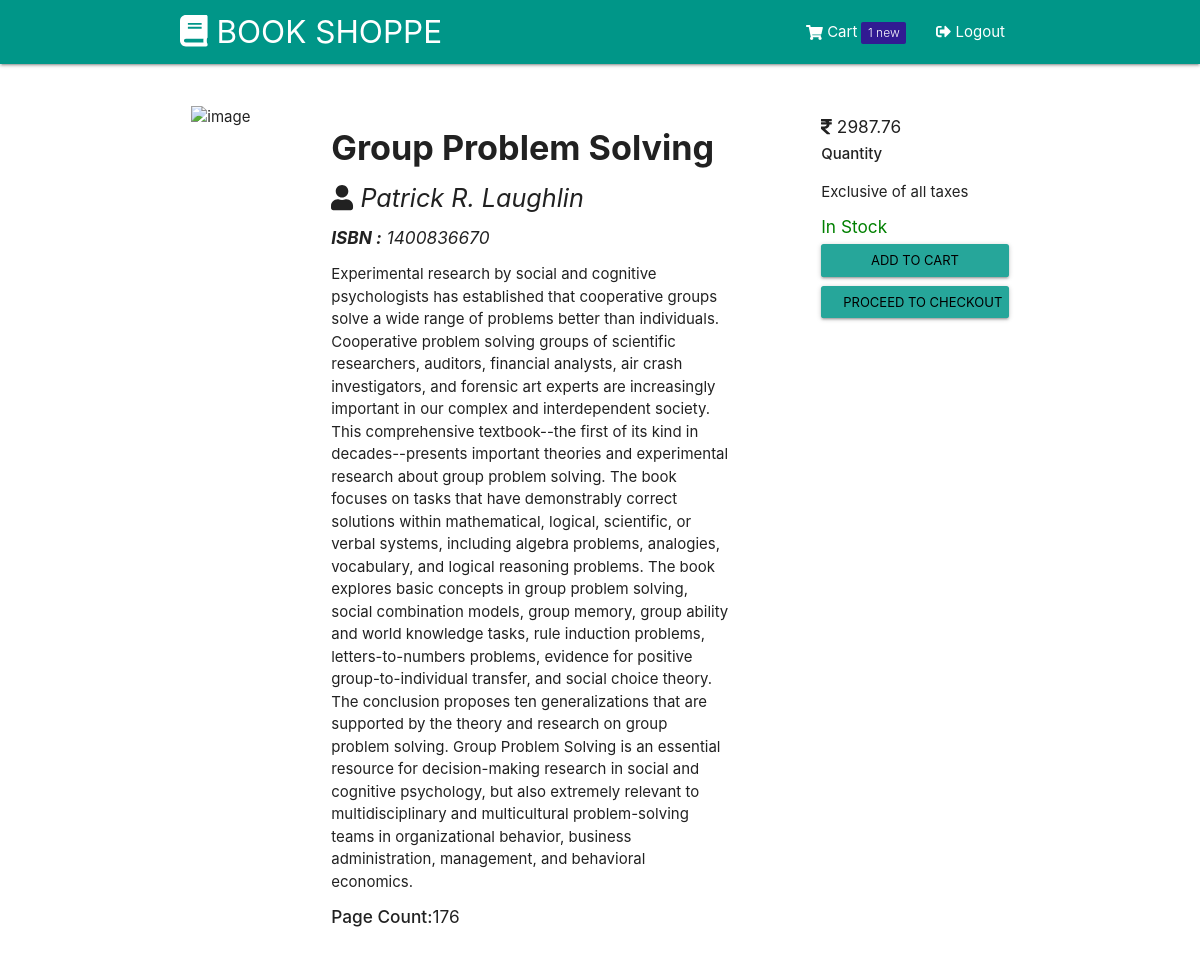
Before: /book/2/ (signed in) with the older database file.
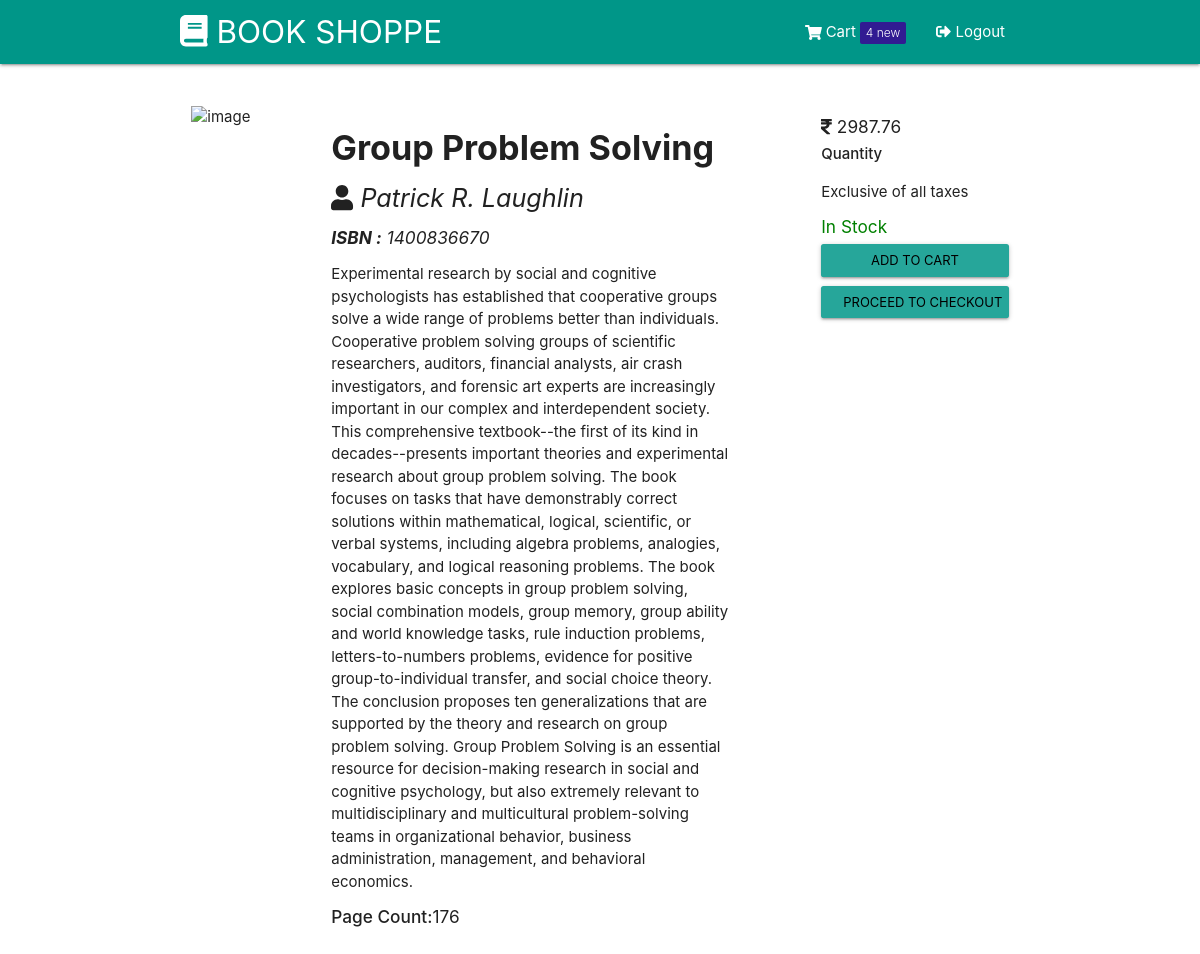
After: the same page with the newer database file.
### book_shoppe.py (models this page shows, shortened)
class CurrentCart(db.Model):
    serial = db.Column(db.Integer, primary_key=True)
    email = db.Column(db.String(100), db.ForeignKey('login.email'))
    book = db.Column(db.String(20))
    quantity = db.Column(db.Integer)
    price = db.Column(db.Integer)

### book_shoppe.py (the view, shortened to what this page needs)
@app.route('/book/<int:id>/', methods=['GET','POST'])
def book(id):
    flag=0
    if request.method == 'GET':
        session['log_count']=len(CurrentCart.query.all())
        return render_template('book.html', id = id, data=data, flag=flag)

### templates/book.html (shortened to what this page needs)
{% extends "layout.html" %}
{% block body %}
<div class="row container-fluid" style="margin-top: 5%">
    <div class="col s2">
    <img class="book_image img-responsive hoverable" src="{{ data['items'][id]["volumeInfo"]["imageLinks"]["thumbnail"] }}"  alt="image">
    </div>
    <div class="col s6">
        <h4><b>{{ data['items'][id]["volumeInfo"]["title"] }}</b></h4>
        <i class="flow-text"><i class="fas fa-user"></i> {{ data['items'][id]["volumeInfo"]["authors"][0] }}</i>
        <i><h6><b>ISBN :</b> {{ data['items'][id]["volumeInfo"]["industryIdentifiers"][0]["identifier"] }}</h6></i>
        <p class="">{{ data['items'][id]["volumeInfo"]["description"] }}</p>
        <h6><strong>Page Count:</strong>{{ data['items'][id]["volumeInfo"]["pageCount"] }}</h6>
    </div>
    <div class="col s1"></div>
    <div class="col s3">
    <form method="POST" action="">
        {% if not 'NOT_FOR_SALE' in data['items'][id]['saleInfo']['saleability'] %}
        <h6><i class="fas fa-rupee-sign"></i> {{ data['items'][id]["saleInfo"]["listPrice"]["amount"] }}</h6>
         <div class="input-group">
        <span class="input-group-addon"><strong>Quantity</strong></span>
         </div>
         <p>Exclusive of all taxes</p>
        <h6 style="color: green">In Stock</h6>
            {% if session.logged_in %}
                <input type="submit" name="addtocart" class="btn-small waves-effect" style="width: 100%; margin-bottom: 5%;" value="Add to Cart">
                <input type="submit" name="proceedtocheckout" class="btn btn-small waves-effect" style="width: 100%" value="Proceed to Checkout">
            {% endif %}
        {% else %}
        <p>Not available</p>
        {% endif %}
    </form>
</div>
</div>
{% endblock %}

Changed rows visible on the page:
no longer on this page (row edited): CurrentCart: book "Patrick R. Laughlin"
Other visible differences:
{{ session.log_count }}: "1" → "4"
{{ data['items'][id]["volumeInfo"]["authors"][0] }}: (not shown) → "Patrick R. Laughlin"
